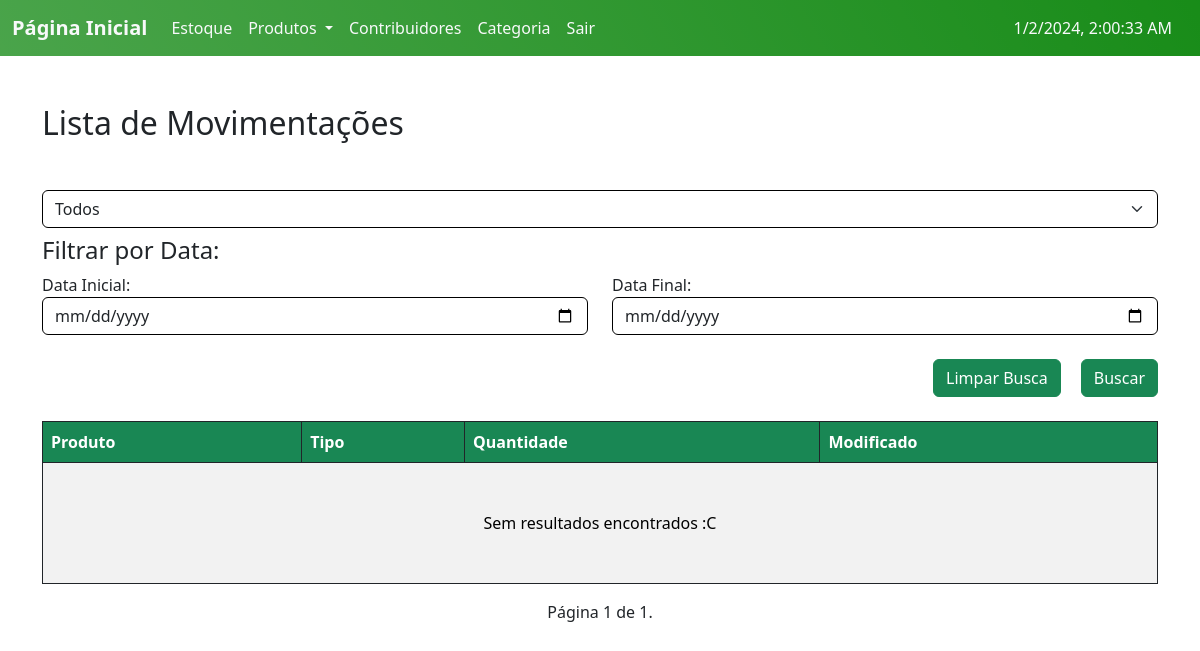
/Movimentos/ (signed in), run on an earlier commit of the app's database.
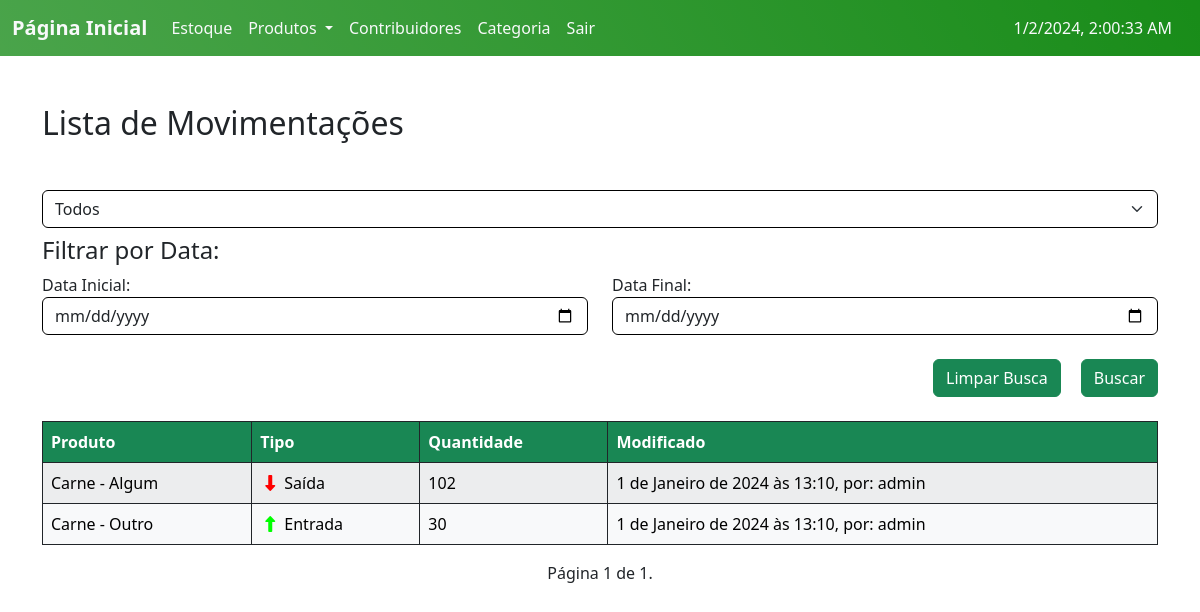
And on a later commit of the database.
### ABSJ/models.py (models this page shows, shortened)
class Movimento(models.Model):
    user = models.ForeignKey(User, on_delete=models.CASCADE)
    produto = models.ForeignKey(Produto, on_delete=models.CASCADE)
    quantidade = models.PositiveIntegerField()
    tipo = models.CharField(max_length=7, choices=MOVIMENTO)
    modificado = models.DateTimeField(auto_now=True)
    class Meta:
        ordering = ['-modificado']

class Produto(models.Model):
    slug = models.SlugField(unique=True)
    user = models.ForeignKey(User, on_delete=models.CASCADE)
    categoria = models.ForeignKey(Categoria, on_delete=models.CASCADE, null=True)
    contribuidor = models.ForeignKey(Contribuidor, on_delete=models.CASCADE, null=True)
    produto = models.CharField(max_length=200)
    codigo = models.PositiveIntegerField(unique=True)
    estoque = models.PositiveIntegerField(default=0)
    validade = models.DateField()
    tempo_ultima_atualizacao = models.DateField(default=date.today)
    quantidade_dias = models.IntegerField(default=0)
    class Meta:
        ordering = ['produto']
    def __str__(self):
        return self.produto.capitalize()

class Contribuidor(models.Model):
    slug = models.SlugField(unique=True)
    contribuidor = models.CharField(max_length=250, unique=True)
    tipocontribuidor = models.CharField(choices=CONTRIBUIDOR, max_length=10)
    tempo = models.DateField()
    tempo_ultima_atualizacao = models.DateField(default=date.today)
    quantidade_dias = models.PositiveIntegerField(default=0)
    observacoes = models.TextField(blank=True, null=True)
    class Meta:
        ordering = ['tempo']
    def __str__(self):
        return self.contribuidor.capitalize()

### ABSJ/views.py (the view, shortened to what this page needs)
# urls.py: path('Movimentos/', v.movimento_list, name='Movimento_list'),
@login_required
def movimento_list(request):
    movimentos = m.Movimento.objects.all()
    tipo = request.GET.get('tipo')
    sDate = request.GET.get('start_date')
    eDate = request.GET.get('end_date')
    if tipo:
        movimentos = movimentos.filter(tipo=tipo)
    paginator = Paginator(movimentos, 30)
    page = request.GET.get('page')
    try:
        movimentos = paginator.page(page)
    except PageNotAnInteger:
        movimentos = paginator.page(1)
    except EmptyPage:
        movimentos = paginator.page(paginator.num_pages)
    return render(request, 'list_Movimento.html', {'movimentos':movimentos})

### templates/list_Movimento.html (shortened to what this page needs)
{% extends 'home.html' %}
{% load static %}
{% block content %}
<div class="container mt-5">
  <h2 class="mb-5">Lista de Movimentações</h2>
  <form action="{% url 'Movimento_list' %}" method="GET">
    <select name="tipo" class="form-select mb-2">
      <option value="">Todos</option>
    </select>
    <div class="row mb-4">
      <h4>Filtrar por Data:</h4>
        <div class="col-md-6">
          <label for="sdate">Data Inicial:</label>
          <input class="form-control" id="sdate" type="date" name="start_date">
        </div>
        <div class="col-md-6">
          <label for="edate">Data Final:</label>
          <input class="form-control" id="edate" type="date" name="end_date">
        </div>
    </div>
    <div class="d-flex justify-content-end mb-4">
      <a class="btn btn-success"style="margin-right: 20px;" href="{% url 'Movimento_list' %}">Limpar Busca</a>
      <input class="btn btn-success" type="submit" value="Buscar">
    </div>
  </form>
  <div class="table-responsive">
    <table class="table table-striped table-bordered table-hover border-dark">
      <thead id="customTableHead" class="thead-dark table-custom">
        <tr>
          <th scope="col">Produto</th>
            <th scope="col" >Tipo</th>
            <th scope="col">Quantidade</th>
            <th scope="col">Modificado</th>
        </tr>
      </thead>
      <tbody>
        {% if movimentos %}
          {% for movimento in movimentos %}
            <tr class="table-light border-dark custom-links">
              <td><a href="{% url 'Produto_read' slug=movimento.produto.slug %}" class="specific-link ">{{ movimento.produto }}</a> - {{ movimento.produto.contribuidor }}</td>
              <td>
                {% if movimento.tipo == 'Entrada' %}
                  <i class="fa-solid fa-up-long" style="color: #0f0; padding: 0 5px;"></i>
                  {{ movimento.tipo }}
                {% elif movimento.tipo == 'Saída' %}
                  <i class="fa-solid fa-down-long" style="color: #f00; padding: 0 5px;"></i>
                  {{ movimento.tipo }}
                {% endif %}
              </td>
              <td>{{ movimento.quantidade }}</td>
              <td>{{ movimento.modificado }}, por: {{ movimento.user }}</td>
            </tr>
          {% endfor %}
        {% else %}
          <tr>
            <td class="text-center p-5" colspan="5">Sem resultados encontrados :C</td>
          </tr>
        {% endif %}
      </tbody>
    </table>
    <div class="pagination">
      <span class="step-links">
          <span class="current">
              Página {{ movimentos.number }} de {{ movimentos.paginator.num_pages }}.
          </span>
      </span>
    </div>
  </div>
</div>
{% endblock %}

What changed in the data, as far as the page shows it:
added Movimento: produto "Carne", produto.contribuidor "Algum", tipo "Saída", quantidade "102", modificado "1 de Janeiro de 2024 às 13:10", user "admin"
added Movimento: produto "Carne", produto.contribuidor "Outro", tipo "Entrada", quantidade "30", modificado "1 de Janeiro de 2024 às 13:10", user "admin"
Also different on the page:
text no longer shown: "Sem resultados encontrados :C"
